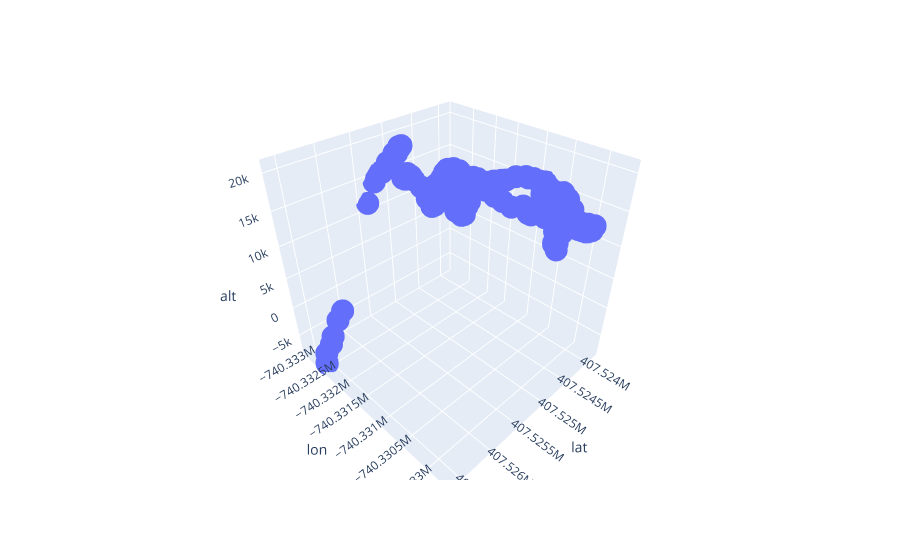

Here is the notebook cell this chart was saved with:
### Code cell
positionData = pd.read_csv('./logs/october22-2023-global-position.csv')
fig = px.scatter_3d(positionData, x="lat", y="lon", z="alt", hover_name="Time")
fig.show()

### Figure 1 — Plotly figure (JSON) as saved in the notebook; plotly's stock layout.template omitted (floating-point values rounded to 4 significant figures; data arrays with more than 128 entries replaced by an {"elided": "..."} marker saying what was removed)
{"data": [{"hovertemplate": "<b>%{hovertext}</b><br><br>lat=%{x}<br>lon=%{y}<br>alt=%{z}<extra></extra>", "hovertext": {"elided": "433 str values"}, "legendgroup": "", "marker": {"color": "#636efa", "symbol": "circle"}, "mode": "markers", "name": "", "scene": "scene", "showlegend": false, "type": "scatter3d", "x": {"elided": "433 int values"}, "y": {"elided": "433 int values"}, "z": {"elided": "433 int values"}}], "layout": {"legend": {"tracegroupgap": 0}, "margin": {"t": 60}, "scene": {"domain": {"x": [0, 1], "y": [0, 1]}, "xaxis": {"title": {"text": "lat"}}, "yaxis": {"title": {"text": "lon"}}, "zaxis": {"title": {"text": "alt"}}}}}
